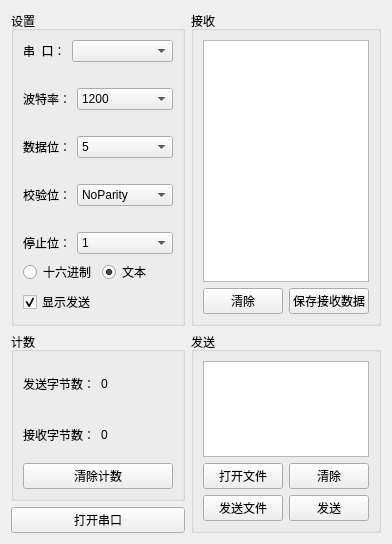
<?xml version="1.0" encoding="UTF-8"?>
<ui version="4.0">
 <class>Widget</class>
 <widget class="QWidget" name="Widget">
  <property name="geometry">
   <rect>
    <x>0</x>
    <y>0</y>
    <width>368</width>
    <height>544</height>
   </rect>
  </property>
  <property name="windowTitle">
   <string>Widget</string>
  </property>
  <layout class="QGridLayout" name="gridLayout">
   <item row="0" column="1">
    <widget class="QGroupBox" name="groupBox_2">
     <property name="title">
      <string>接收</string>
     </property>
     <layout class="QGridLayout" name="gridLayout_3">
      <item row="1" column="1">
       <widget class="QPushButton" name="SaveReceviceDara">
        <property name="text">
         <string>保存接收数据</string>
        </property>
       </widget>
      </item>
      <item row="1" column="0">
       <widget class="QPushButton" name="Clear_Recevice">
        <property name="text">
         <string>清除</string>
        </property>
       </widget>
      </item>
      <item row="0" column="0" colspan="2">
       <widget class="QTextEdit" name="Read_TextEdit">
        <property name="enabled">
         <bool>true</bool>
        </property>
        <property name="styleSheet">
         <string notr="true">font-color:rgb(255, 76, 5);
font: 10pt &quot;Gadugi&quot;;</string>
        </property>
        <property name="readOnly">
         <bool>true</bool>
        </property>
       </widget>
      </item>
     </layout>
    </widget>
   </item>
   <item row="2" column="0">
    <widget class="QPushButton" name="OpenSerialPort">
     <property name="text">
      <string>打开串口</string>
     </property>
    </widget>
   </item>
   <item row="0" column="0">
    <widget class="QGroupBox" name="groupBox">
     <property name="maximumSize">
      <size>
       <width>280</width>
       <height>16777215</height>
      </size>
     </property>
     <property name="title">
      <string>设置</string>
     </property>
     <layout class="QGridLayout" name="gridLayout_6">
      <item row="0" column="0">
       <layout class="QHBoxLayout" name="horizontalLayout_5">
        <item>
         <widget class="QLabel" name="label_5">
          <property name="text">
           <string>串  口：</string>
          </property>
         </widget>
        </item>
        <item>
         <widget class="QComboBox" name="SerialPortNameBox">
          <property name="sizePolicy">
           <sizepolicy hsizetype="Preferred" vsizetype="Fixed">
            <horstretch>1</horstretch>
            <verstretch>0</verstretch>
           </sizepolicy>
          </property>
          <property name="minimumSize">
           <size>
            <width>0</width>
            <height>0</height>
           </size>
          </property>
         </widget>
        </item>
       </layout>
      </item>
      <item row="1" column="0">
       <spacer name="verticalSpacer">
        <property name="orientation">
         <enum>Qt::Vertical</enum>
        </property>
        <property name="sizeType">
         <enum>QSizePolicy::Fixed</enum>
        </property>
        <property name="sizeHint" stdset="0">
         <size>
          <width>20</width>
          <height>20</height>
         </size>
        </property>
       </spacer>
      </item>
      <item row="2" column="0">
       <layout class="QHBoxLayout" name="horizontalLayout">
        <item>
         <widget class="QLabel" name="label">
          <property name="text">
           <string>波特率：</string>
          </property>
         </widget>
        </item>
        <item>
         <widget class="QComboBox" name="BaudRate">
          <property name="sizePolicy">
           <sizepolicy hsizetype="Preferred" vsizetype="Fixed">
            <horstretch>1</horstretch>
            <verstretch>0</verstretch>
           </sizepolicy>
          </property>
          <item>
           <property name="text">
            <string>1200</string>
           </property>
          </item>
          <item>
           <property name="text">
            <string>2400</string>
           </property>
          </item>
          <item>
           <property name="text">
            <string>4800</string>
           </property>
          </item>
          <item>
           <property name="text">
            <string>9600</string>
           </property>
          </item>
          <item>
           <property name="text">
            <string>19200</string>
           </property>
          </item>
          <item>
           <property name="text">
            <string>38400</string>
           </property>
          </item>
          <item>
           <property name="text">
            <string>57600</string>
           </property>
          </item>
          <item>
           <property name="text">
            <string>115200</string>
           </property>
          </item>
         </widget>
        </item>
       </layout>
      </item>
      <item row="3" column="0">
       <spacer name="verticalSpacer_2">
        <property name="orientation">
         <enum>Qt::Vertical</enum>
        </property>
        <property name="sizeType">
         <enum>QSizePolicy::Fixed</enum>
        </property>
        <property name="sizeHint" stdset="0">
         <size>
          <width>20</width>
          <height>20</height>
         </size>
        </property>
       </spacer>
      </item>
      <item row="4" column="0">
       <layout class="QHBoxLayout" name="horizontalLayout_2">
        <item>
         <widget class="QLabel" name="label_2">
          <property name="text">
           <string>数据位：</string>
          </property>
         </widget>
        </item>
        <item>
         <widget class="QComboBox" name="DataBit">
          <property name="sizePolicy">
           <sizepolicy hsizetype="Preferred" vsizetype="Fixed">
            <horstretch>1</horstretch>
            <verstretch>0</verstretch>
           </sizepolicy>
          </property>
          <item>
           <property name="text">
            <string>5</string>
           </property>
          </item>
          <item>
           <property name="text">
            <string>6</string>
           </property>
          </item>
          <item>
           <property name="text">
            <string>7</string>
           </property>
          </item>
          <item>
           <property name="text">
            <string>8</string>
           </property>
          </item>
         </widget>
        </item>
       </layout>
      </item>
      <item row="5" column="0">
       <spacer name="verticalSpacer_3">
        <property name="orientation">
         <enum>Qt::Vertical</enum>
        </property>
        <property name="sizeType">
         <enum>QSizePolicy::Fixed</enum>
        </property>
        <property name="sizeHint" stdset="0">
         <size>
          <width>20</width>
          <height>20</height>
         </size>
        </property>
       </spacer>
      </item>
      <item row="6" column="0">
       <layout class="QHBoxLayout" name="horizontalLayout_3">
        <item>
         <widget class="QLabel" name="label_3">
          <property name="text">
           <string>校验位：</string>
          </property>
         </widget>
        </item>
        <item>
         <widget class="QComboBox" name="ParityBit">
          <property name="sizePolicy">
           <sizepolicy hsizetype="Preferred" vsizetype="Fixed">
            <horstretch>1</horstretch>
            <verstretch>0</verstretch>
           </sizepolicy>
          </property>
          <item>
           <property name="text">
            <string>NoParity</string>
           </property>
          </item>
          <item>
           <property name="text">
            <string>EvenParity</string>
           </property>
          </item>
          <item>
           <property name="text">
            <string>OddParity</string>
           </property>
          </item>
          <item>
           <property name="text">
            <string>SpaceParity</string>
           </property>
          </item>
          <item>
           <property name="text">
            <string>MarkParity</string>
           </property>
          </item>
         </widget>
        </item>
       </layout>
      </item>
      <item row="7" column="0">
       <spacer name="verticalSpacer_4">
        <property name="orientation">
         <enum>Qt::Vertical</enum>
        </property>
        <property name="sizeType">
         <enum>QSizePolicy::Fixed</enum>
        </property>
        <property name="sizeHint" stdset="0">
         <size>
          <width>20</width>
          <height>20</height>
         </size>
        </property>
       </spacer>
      </item>
      <item row="8" column="0">
       <layout class="QHBoxLayout" name="horizontalLayout_4">
        <item>
         <widget class="QLabel" name="label_4">
          <property name="text">
           <string>停止位：</string>
          </property>
         </widget>
        </item>
        <item>
         <widget class="QComboBox" name="StopBit">
          <property name="sizePolicy">
           <sizepolicy hsizetype="Preferred" vsizetype="Fixed">
            <horstretch>1</horstretch>
            <verstretch>0</verstretch>
           </sizepolicy>
          </property>
          <item>
           <property name="text">
            <string>1</string>
           </property>
          </item>
          <item>
           <property name="text">
            <string>1.5</string>
           </property>
          </item>
          <item>
           <property name="text">
            <string>2</string>
           </property>
          </item>
          <item>
           <property name="text">
            <string/>
           </property>
          </item>
         </widget>
        </item>
       </layout>
      </item>
      <item row="9" column="0">
       <layout class="QGridLayout" name="gridLayout_4">
        <item row="0" column="0">
         <widget class="QRadioButton" name="HEX">
          <property name="text">
           <string>十六进制</string>
          </property>
         </widget>
        </item>
        <item row="0" column="1">
         <widget class="QRadioButton" name="TXT">
          <property name="text">
           <string>文本</string>
          </property>
          <property name="checked">
           <bool>true</bool>
          </property>
         </widget>
        </item>
        <item row="1" column="0">
         <widget class="QCheckBox" name="ShowSendData">
          <property name="text">
           <string>显示发送</string>
          </property>
          <property name="checked">
           <bool>true</bool>
          </property>
         </widget>
        </item>
       </layout>
      </item>
     </layout>
    </widget>
   </item>
   <item row="1" column="0">
    <widget class="QGroupBox" name="groupBox_4">
     <property name="title">
      <string>计数</string>
     </property>
     <layout class="QGridLayout" name="gridLayout_5">
      <item row="1" column="0">
       <widget class="QPushButton" name="ClearCount">
        <property name="text">
         <string>清除计数</string>
        </property>
       </widget>
      </item>
      <item row="0" column="0">
       <layout class="QVBoxLayout" name="verticalLayout_3">
        <item>
         <layout class="QHBoxLayout" name="horizontalLayout_6">
          <item>
           <widget class="QLabel" name="label_6">
            <property name="text">
             <string>发送字节数：</string>
            </property>
           </widget>
          </item>
          <item>
           <widget class="QLabel" name="SendByteCount">
            <property name="text">
             <string>0</string>
            </property>
           </widget>
          </item>
         </layout>
        </item>
        <item>
         <layout class="QHBoxLayout" name="horizontalLayout_7">
          <item>
           <widget class="QLabel" name="label_8">
            <property name="text">
             <string>接收字节数：</string>
            </property>
           </widget>
          </item>
          <item>
           <widget class="QLabel" name="ReceviceByteCount">
            <property name="text">
             <string>0</string>
            </property>
           </widget>
          </item>
         </layout>
        </item>
       </layout>
      </item>
     </layout>
    </widget>
   </item>
   <item row="1" column="1" rowspan="2">
    <widget class="QGroupBox" name="groupBox_3">
     <property name="title">
      <string>发送</string>
     </property>
     <layout class="QGridLayout" name="gridLayout_2">
      <item row="0" column="0" colspan="2">
       <widget class="QTextEdit" name="Send_TextEdit">
        <property name="styleSheet">
         <string notr="true">font: 10pt &quot;Gadugi&quot;;</string>
        </property>
       </widget>
      </item>
      <item row="3" column="1">
       <widget class="QPushButton" name="Send">
        <property name="text">
         <string>发送</string>
        </property>
       </widget>
      </item>
      <item row="2" column="1">
       <widget class="QPushButton" name="Clear_Send">
        <property name="text">
         <string>清除</string>
        </property>
       </widget>
      </item>
      <item row="3" column="0">
       <widget class="QPushButton" name="SendFile">
        <property name="text">
         <string>发送文件</string>
        </property>
       </widget>
      </item>
      <item row="2" column="0">
       <widget class="QPushButton" name="OpenFile">
        <property name="text">
         <string>打开文件</string>
        </property>
       </widget>
      </item>
     </layout>
    </widget>
   </item>
  </layout>
 </widget>
 <resources/>
 <connections/>
</ui>
